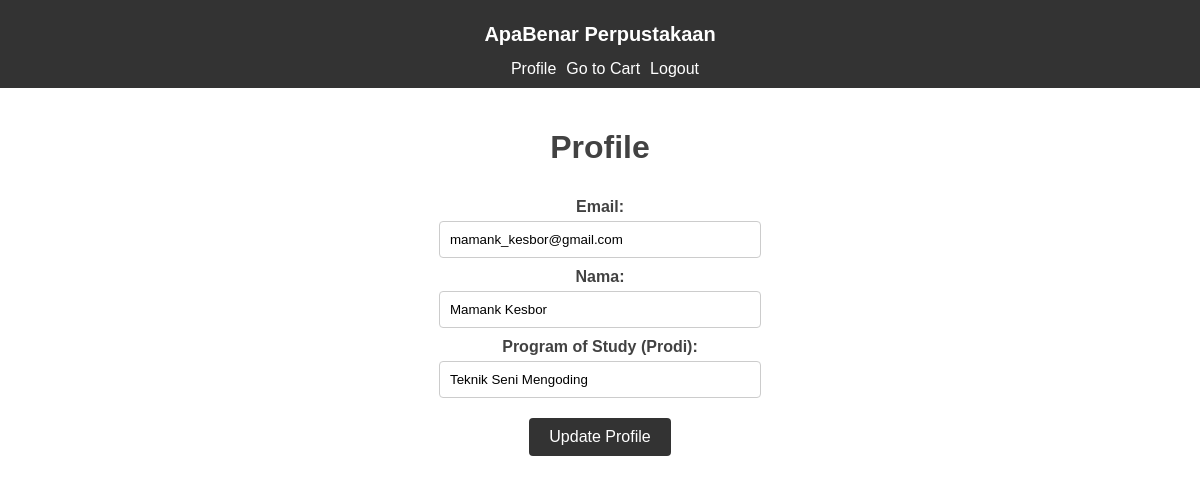
The app's page /profile.php (signed in) with its own data.
### tables this page shows
CREATE TABLE `user` (
  `id` int(8) NOT NULL,
  `email` varchar(50) NOT NULL,
  `password` varchar(50) NOT NULL,
  `nama` varchar(100) NOT NULL,
  `prodi` varchar(50) NOT NULL
);

### profile.php (the view, shortened to what this page needs)
<?php
$host = 'localhost';
$username = 'root';
$password = '';
$database = 'dbperpus';
$conn = mysqli_connect($host, $username, $password, $database);
$userId = $_SESSION['user_id'];
$query = "SELECT * FROM user WHERE id = $userId";
$result = mysqli_query($conn, $query);
if (mysqli_num_rows($result) > 0) {
    $user = mysqli_fetch_assoc($result);
} else {
    echo 'User not found.';
}
?>
<!DOCTYPE html>
<html>
<head>
    <link rel="stylesheet" href="./style/profile.css">
</head>
<body>
    <div class="navbar">
        <div class="brand">
            <a href="main-page.php">
                <h1>ApaBenar Perpustakaan</h1>
            </a>
        </div>
        <div class="links">
            <div class="profile">
                <a href="profile.php">Profile</a>
            </div>
            <div class="cart">
                <a href="cart.php">Go to Cart</a>
            </div>
            <div class="logout">
                <a href="logout.php">Logout</a>
            </div>
        </div>
    </div>
    <div class="container">
        <h1>Profile</h1>
        <form method="POST" action="profile.php">
            <label>Email:</label>
            <input type="email" name="email" value="<?php echo $user['email']; ?>" required>
            <label>Nama:</label>
            <input type="text" name="nama" value="<?php echo $user['nama']; ?>" required>
            <label>Program of Study (Prodi):</label>
            <input type="text" name="prodi" value="<?php echo $user['prodi']; ?>" required>
            <button type="submit" name="update_profile">Update Profile</button>
        </form>
    </div>
</body>
</html>

### style/profile.css (style rules this page uses)
body { font-family: Helvetica, Arial, sans-serif; margin: 0; padding: 0; }
.container { max-width: 800px; margin: 0 auto; padding: 20px; }
h1 { text-align: center; color: #424242; }
form { display: flex; flex-direction: column; align-items: center; }
label { margin-top: 10px; color: #424242; font-weight: bold; }
input { width: 300px; padding: 10px; margin-top: 5px; border: 1px solid #ccc; border-radius: 4px; }
button { margin-top: 20px; padding: 10px 20px; background-color: #333; color: white; border: none; border-radius: 4px; cursor: pointer; font-size: 16px; }
.navbar { background-color: #333; padding: 10px; }
.brand { margin-right: auto; }
.brand h1 { color: white; font-size: 20px; }
a { color: white; }
a:link { text-decoration: none; }
.links { display: flex; align-items: center; justify-content: center; }
.links a { margin-left: 10px; color: white; text-decoration: none; }
.profile a { color: white; text-decoration: none; }
.logout a { color: white; text-decoration: none; }

### records on screen
user: email "mamank_kesbor@gmail.com", nama "Mamank Kesbor", prodi "Teknik Seni Mengoding"
